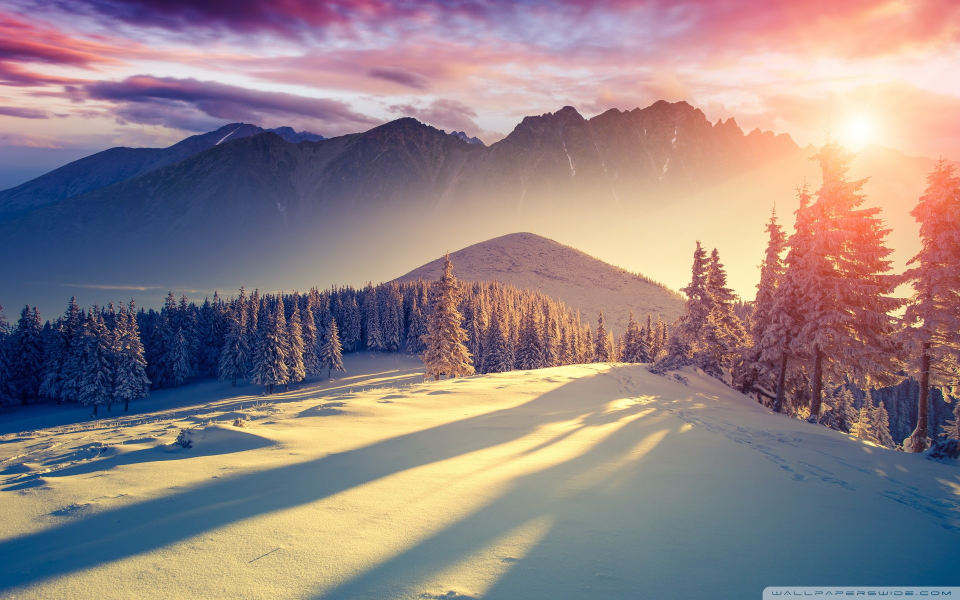
#> input picture class_12/im.jpg, 1920 x 1200 px (shown at 1/2 size)
$ jupyter execute Convolutions.ipynb   (shell and % lines are left out)   (Python 2 division)
#> lines starting #> are read from the running program, lines starting #| are printed output that depends on the picture
link: http://setosa.io/ev/image-kernels/
for reference to interactive convolutions.

link: https://github.com/vdumoulin/conv_arithmetic
for reference to convolution animations.

[cell 1]
import numpy as np
from matplotlib import pyplot as plt
import cv2

[cell 2]
# Load an Image
im = cv2.imread('./im.jpg')
#> im is the input picture: shape (1200, 1920, 3); mean B, G, R 134, 132.2, 148.2
im = cv2.cvtColor(im, cv2.COLOR_BGR2RGB)
im = cv2.cvtColor(im, cv2.COLOR_RGB2GRAY)
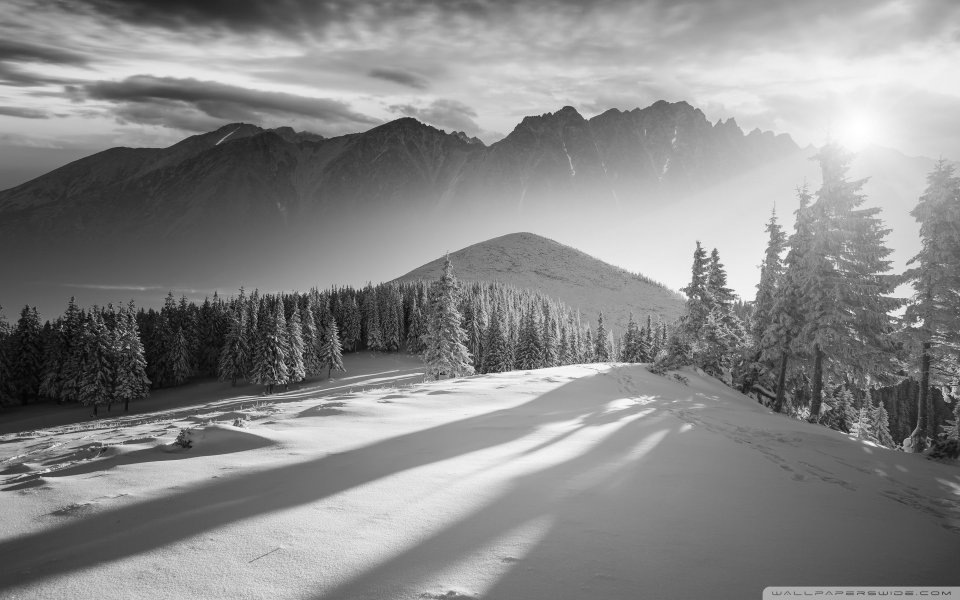
#> im: shape (1200, 1920) (shown at 1/2 size); min 4, max 255, mean 137.2
im = cv2.resize(im, (640, 400))
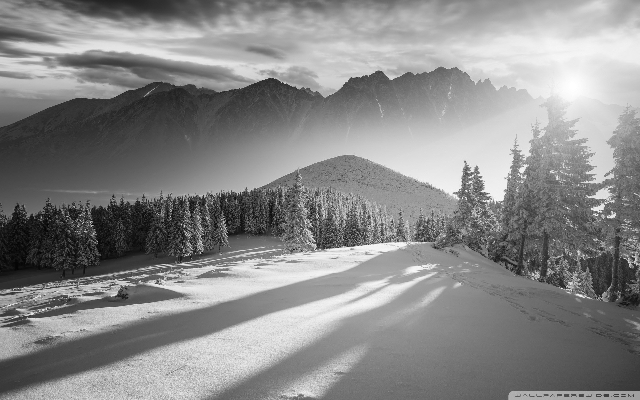
#> im: shape (400, 640); min 4, max 255, mean 137.2

plt.figure(0)
plt.axis("off")
plt.imshow(im, cmap='gray')
plt.show()

[cell 3]
kernel = np.array([[-2, -1, 0],
                   [-1, 1, 1],
                   [0, 1, 2]], dtype='float32')

print kernel, kernel.sum()

plt.imshow(kernel, cmap='gray')
plt.show()
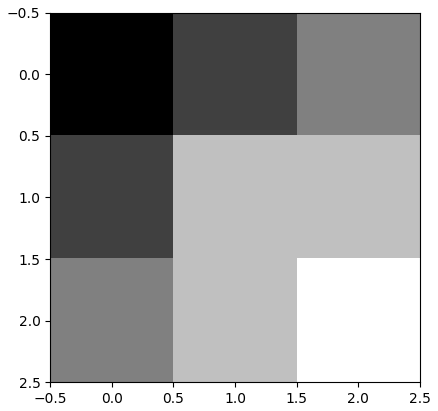
#> figure drawn by matplotlib, 1 panel

[cell 4]
def hadamard_prod(mat_01, mat_02):
    m, n = mat_01.shape
    p, q = mat_02.shape

    if not (m==p and n==q):
        return 0 # Error
    return mat_01*mat_02

def convolution2D(image, kernel):
    m, n = image.shape
    p, q = kernel.shape
    out = np.zeros((m-p+1, n-q+1))

    # Convolve here
    for ix in range(out.shape[0]):
        for iy in range(out.shape[1]):
            im_patch = image[ix:ix+p, iy:iy+q]
            prod = hadamard_prod(im_patch, kernel)
            val = prod.sum()
            if val < 0:
                val = 0.0
            elif val > 255:
                val = 255.0
            out[ix, iy] = val
    return out

[cell 5]
kernel = np.array([[-1, -1, -1],
                   [-1, 8, -1],
                   [-1, -1, -1]], dtype='float32')

print kernel, kernel.sum()

plt.imshow(kernel, cmap='gray')
plt.show()
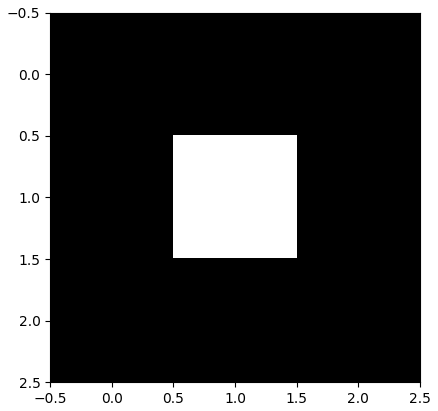
#> figure drawn by matplotlib, 1 panel

[cell 6]
c = convolution2D(im, kernel)
#> after the loop in convolution2D, `for ix in range(out.shape[0]):`:
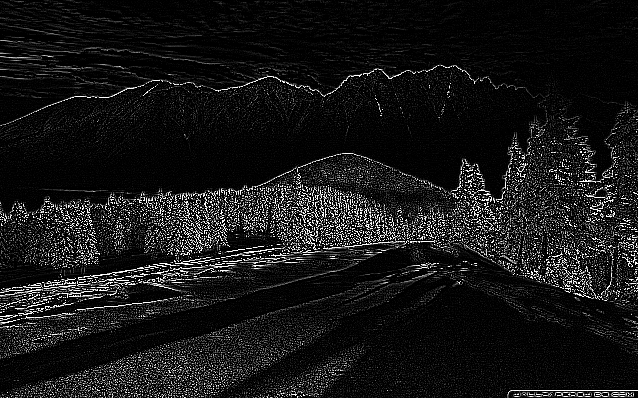
#> out: shape (398, 638) float64; min 0, max 255, mean 23.1
print c.shape
#| (398, 638)

$ run again, with class_12/image.jpg copied over class_12/im.jpg
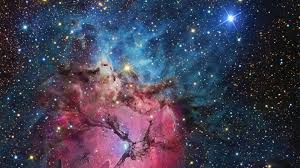
#> input picture class_12/image.jpg, 300 x 168 px
#> im is the input picture: shape (168, 300, 3); mean B, G, R 83.5, 63, 66.1
#> `im = cv2.resize(im, (640, 400))`:
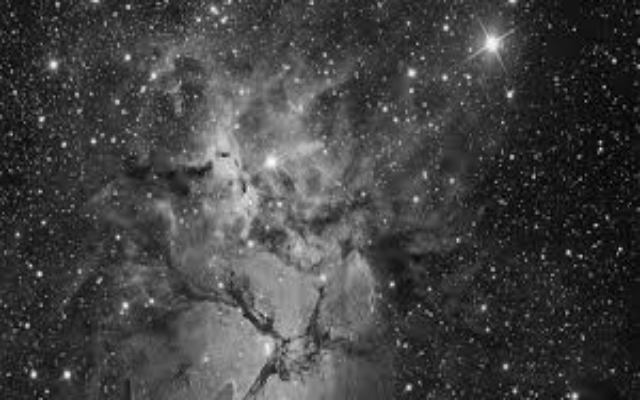
#> im: shape (400, 640); min 0, max 247, mean 66.1
#> after the loop in convolution2D, `for ix in range(out.shape[0]):`:
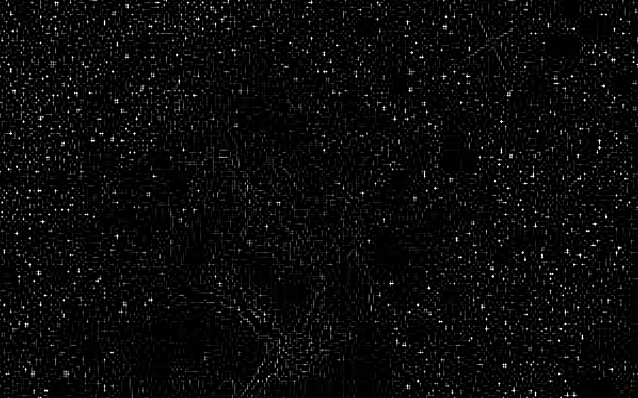
#> out: shape (398, 638) float64; min 0, max 255, mean 10.1
#| (398, 638)

$ run again, with class_12/img.jpg copied over class_12/im.jpg
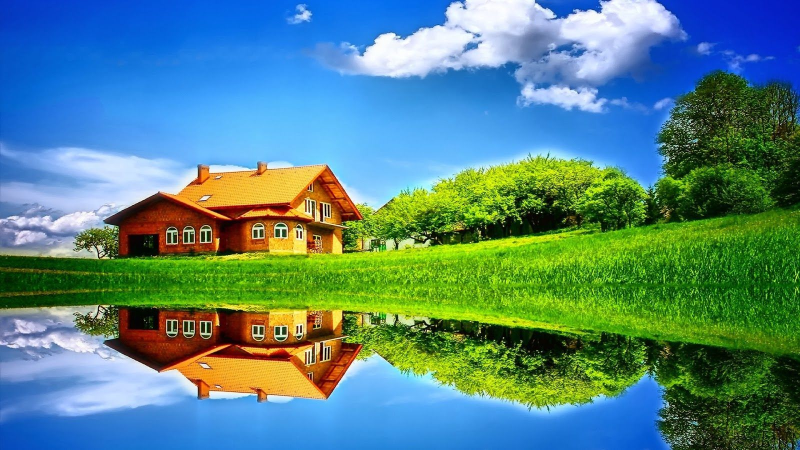
#> input picture class_12/img.jpg, 1600 x 900 px (shown at 1/2 size)
#> im is the input picture: shape (900, 1600, 3); mean B, G, R 131.1, 133.4, 85.5
#> `im = cv2.resize(im, (640, 400))`:
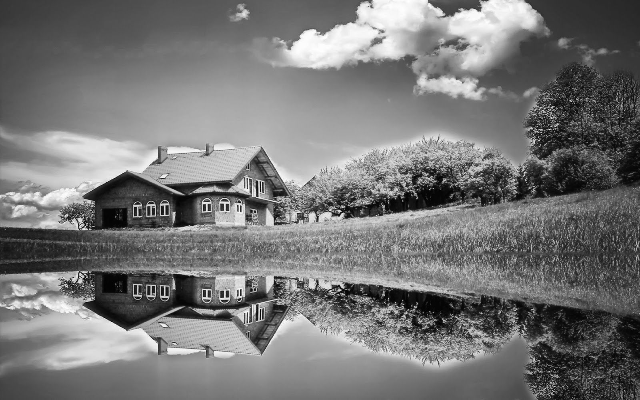
#> im: shape (400, 640); min 1, max 255, mean 118.8
#> after the loop in convolution2D, `for ix in range(out.shape[0]):`:
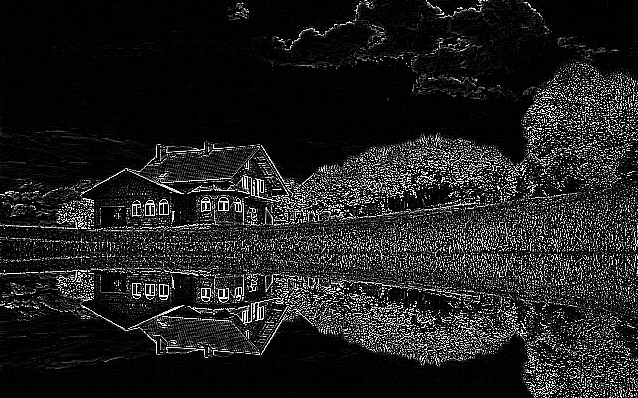
#> out: shape (398, 638) float64; min 0, max 255, mean 30.8
#| (398, 638)
